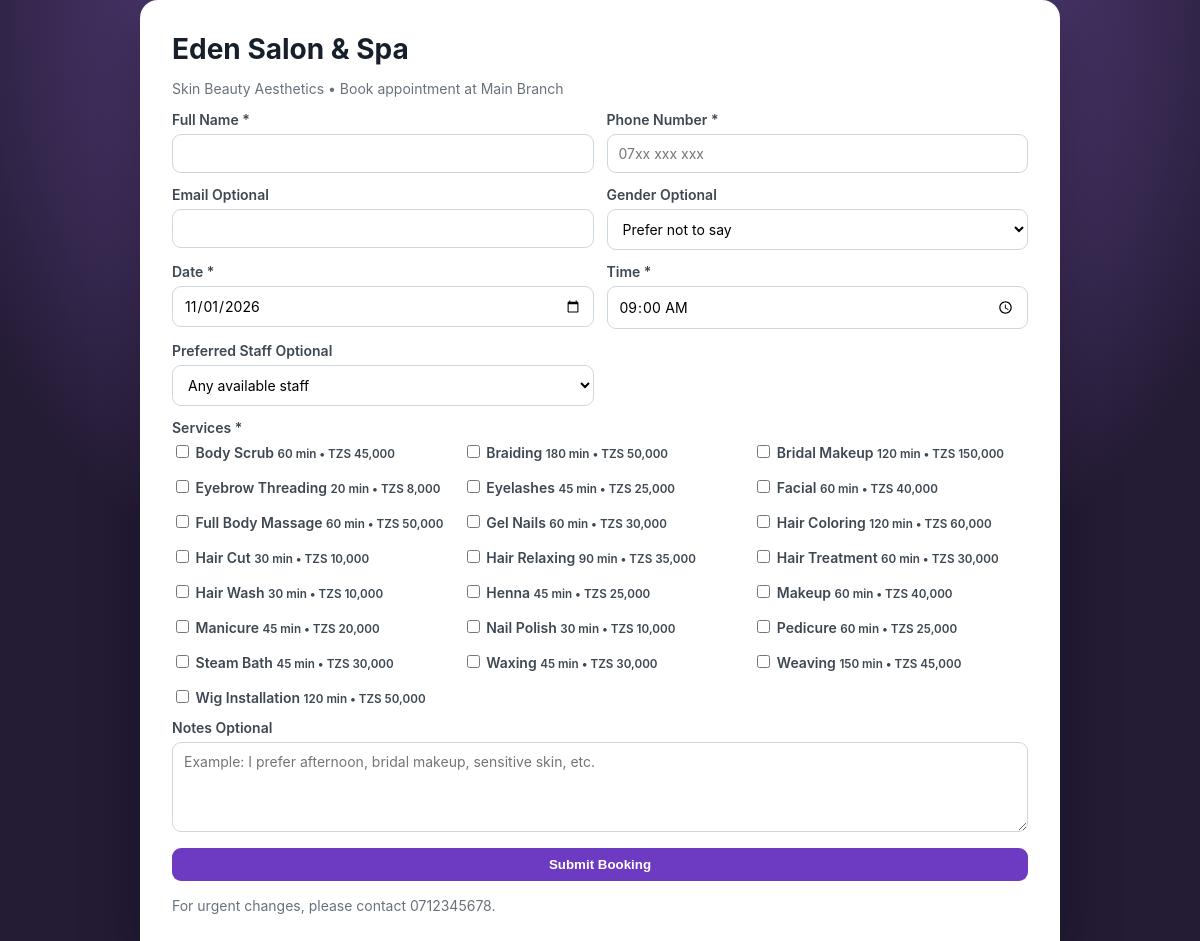
Page /public_booking.php on the committed database.
### tables this page shows
CREATE TABLE `branches` (
  `id` int(11) NOT NULL AUTO_INCREMENT,
  `business_id` int(11) NOT NULL,
  `name` varchar(120) NOT NULL,
  `code` varchar(20) NOT NULL,
  `phone` varchar(30) DEFAULT NULL,
  `email` varchar(120) DEFAULT NULL,
  `address` varchar(255) DEFAULT NULL,
  `opening_time` time DEFAULT '08:00:00',
  `closing_time` time DEFAULT '20:00:00',
  `status` enum('active','inactive') DEFAULT 'active',
  `created_at` datetime DEFAULT current_timestamp(),
  PRIMARY KEY (`id`),
  UNIQUE KEY `code` (`code`),
  KEY `business_id` (`business_id`),
  CONSTRAINT `branches_ibfk_1` FOREIGN KEY (`business_id`) REFERENCES `businesses` (`id`)
);

CREATE TABLE `businesses` (
  `id` int(11) NOT NULL AUTO_INCREMENT,
  `name` varchar(150) NOT NULL,
  `phone` varchar(30) DEFAULT NULL,
  `email` varchar(120) DEFAULT NULL,
  `address` varchar(255) DEFAULT NULL,
  `tin` varchar(50) DEFAULT NULL,
  `vrn` varchar(50) DEFAULT NULL,
  `logo` varchar(255) DEFAULT NULL,
  `currency` varchar(10) DEFAULT 'TZS',
  `timezone` varchar(60) DEFAULT 'Africa/Dar_es_Salaam',
  `created_at` datetime DEFAULT current_timestamp(),
  PRIMARY KEY (`id`)
);

CREATE TABLE `services` (
  `id` int(11) NOT NULL AUTO_INCREMENT,
  `branch_id` int(11) NOT NULL,
  `category_id` int(11) DEFAULT NULL,
  `name` varchar(150) NOT NULL,
  `description` text DEFAULT NULL,
  `duration_minutes` int(11) DEFAULT 30,
  `price` decimal(14,2) NOT NULL DEFAULT 0.00,
  `commission_type` enum('none','percentage','fixed') DEFAULT 'percentage',
  `commission_value` decimal(10,2) DEFAULT 0.00,
  `status` enum('active','inactive') DEFAULT 'active',
  `continuation_required` tinyint(1) NOT NULL DEFAULT 0,
  `continuation_after_days` int(11) NOT NULL DEFAULT 0,
  `continuation_service_id` int(11) DEFAULT NULL,
  `continuation_message` text DEFAULT NULL,
  `created_at` datetime DEFAULT current_timestamp(),
  `updated_at` datetime DEFAULT NULL,
  PRIMARY KEY (`id`),
  KEY `branch_id` (`branch_id`),
  KEY `category_id` (`category_id`),
  CONSTRAINT `services_ibfk_1` FOREIGN KEY (`branch_id`) REFERENCES `branches` (`id`),
  CONSTRAINT `services_ibfk_2` FOREIGN KEY (`category_id`) REFERENCES `service_categories` (`id`) ON DELETE SET NULL
);

### includes/db.php (called while the page is built, shortened)
<?php
function db(): PDO {
    static $pdo = null;
    if ($pdo instanceof PDO) return $pdo;
    $cfg = app_config()['db'];
    $dsn = sprintf('mysql:host=%s;port=%s;dbname=%s;charset=%s', $cfg['host'], $cfg['port'], $cfg['name'], $cfg['charset']);
    $pdo = new PDO($dsn, $cfg['user'], $cfg['pass'], [
        PDO::ATTR_ERRMODE => PDO::ERRMODE_EXCEPTION,
        PDO::ATTR_DEFAULT_FETCH_MODE => PDO::FETCH_ASSOC,
        PDO::ATTR_EMULATE_PREPARES => false,
    ]);
    return $pdo;
}
function q(string $sql, array $params=[]): PDOStatement { $s=db()->prepare($sql); $s->execute($params); return $s; }
function one(string $sql, array $params=[]): ?array { $r=q($sql,$params)->fetch(); return $r ?: null; }
function all(string $sql, array $params=[]): array { return q($sql,$params)->fetchAll(); }

### includes/functions.php (called while the page is built, shortened)
<?php
function e(mixed $v): string { return htmlspecialchars((string)$v, ENT_QUOTES, 'UTF-8'); }
function money(float|int|string|null $n): string { return 'TZS '.number_format((float)$n,0,'.',','); }
function today(): string { return date('Y-m-d'); }

### public_booking.php (the view, shortened to what this page needs)
<?php
$branchId=(int)($_GET['branch']??$_POST['branch_id']??1);
$branch=one('SELECT b.*,bs.name business_name FROM branches b JOIN businesses bs ON bs.id=b.business_id WHERE b.id=? AND b.status="active"',[$branchId]);
$services=all('SELECT id,name,duration_minutes,price FROM services WHERE branch_id=? AND status="active" ORDER BY name',[$branchId]);
?><!doctype html><html lang="en"><head><meta charset="utf-8"><meta name="viewport" content="width=device-width,initial-scale=1"><title>Book Appointment — <?=e($branch['business_name'])?></title><link rel="icon" type="image/png" href="assets/img/favicon.png"><link rel="shortcut icon" type="image/png" href="assets/img/favicon.png"><link rel="stylesheet" href="assets/css/app.css"></head><body class="login-page"><div class="login-card" style="width:min(920px,95vw)"><h1><?=e($branch['business_name'])?></h1><p class="muted">Skin Beauty Aesthetics • Book appointment at <?=e($branch['name'])?></p><?php if($error):?><div class="alert error"><?=e($error)?></div><?php endif;?><form method="post"><?=csrf_field()?><input type="hidden" name="branch_id" value="<?=e($branchId)?>"><input type="hidden" name="submission_token" value="<?=e($formToken)?>"><div class="form-grid"><div class="form-group"><label>Full Name *</label><input name="full_name" required value="<?=e($_POST['full_name']??'')?>"></div><div class="form-group"><label>Phone Number *</label><input name="phone" required placeholder="07xx xxx xxx" value="<?=e($_POST['phone']??'')?>"></div><div class="form-group"><label>Email Optional</label><input type="email" name="email" value="<?=e($_POST['email']??'')?>"></div><div class="form-group"><label>Gender Optional</label><select name="gender"><option value="">Prefer not to say</option><?php foreach(['Female','Male','Other'] as $g):?><option value="<?=e($g)?>"<?=selected($_POST['gender']??'',$g)?>><?=e($g)?></option><?php endforeach;?></select></div><div class="form-group"><label>Date *</label><input type="date" name="appointment_date" min="<?=e(today())?>" required value="<?=e($_POST['appointment_date']??today())?>"></div><div class="form-group"><label>Time *</label><input type="time" name="start_time" required value="<?=e($_POST['start_time']??'09:00')?>"></div><div class="form-group"><label>Preferred Staff Optional</label><select name="staff_id"><option value="">Any available staff</option><?php foreach($staff as $s):?><option value="<?=e($s['id'])?>"<?=selected($_POST['staff_id']??'',$s['id'])?>><?=e($s['full_name'])?><?= $s['role_title']?' — '.e($s['role_title']):'' ?></option><?php endforeach;?></select></div><div class="form-group full"><label>Services *</label><div class="grid cols-3"><?php foreach($services as $svc):?><label><input type="checkbox" name="service_id[]" value="<?=e($svc['id'])?>" <?=in_array((string)$svc['id'],array_map('strval',$_POST['service_id']??[]),true)?'checked':''?>> <?=e($svc['name'])?> <small><?=e($svc['duration_minutes'])?> min • <?=money($svc['price'])?></small></label><?php endforeach;?></div></div><div class="form-group full"><label>Notes Optional</label><textarea name="notes" placeholder="Example: I prefer afternoon, bridal makeup, sensitive skin, etc."><?=e($_POST['notes']??'')?></textarea></div></div><button class="btn" style="width:100%;margin-top:16px">Submit Booking</button></form><p class="muted" style="margin-top:16px">For urgent changes, please contact <?=e($branch['phone']??'the salon')?>.</p></div></body></html>

### assets/css/app.css (style rules this page uses)
:root { --bg:#f4f6f8;--panel:#fff;--ink:#17202a;--muted:#68727d;--line:#dfe5ea;--brand:#6d3bc1;--brand2:#9a67ea;--danger:#be2d3a;--success:#18794e;--warning:#a05a00;--radius:14px;--shadow:0 8px 25px rgba(34,30,50,.08) }
* { box-sizing:border-box }
body { margin:0;font-family:Inter,Segoe UI,Arial,sans-serif;background:var(--bg);color:var(--ink);font-size:14px }
.grid { display:grid;gap:16px }
.grid.cols-3 { grid-template-columns:repeat(3,minmax(0,1fr)) }
.btn { display:inline-flex;align-items:center;justify-content:center;gap:6px;border:0;border-radius:9px;padding:9px 13px;background:var(--brand);color:#fff;cursor:pointer;font-weight:600 }
.form-grid { display:grid;grid-template-columns:repeat(2,minmax(0,1fr));gap:13px }
.form-group { display:flex;flex-direction:column;gap:6px }
.form-group.full { grid-column:1/-1 }
label { font-weight:600;color:#3e4852 }
input,select,textarea { font:inherit;border:1px solid #cfd7de;border-radius:9px;padding:10px 11px;background:#fff }
textarea { min-height:90px;resize:vertical }
.login-page { min-height:100vh;display:grid;place-items:center;background:radial-gradient(circle at top,#845fc0,#241b35 62%) }
.login-card { background:#fff;border-radius:18px;padding:32px;width:min(430px,92vw);box-shadow:0 20px 60px rgba(0,0,0,.3) }
.login-card h1 { margin:0 0 5px }
.muted { color:var(--muted) }

### rows in the picture
branches: business.name "Eden Salon & Spa", name "Main Branch", phone "0712345678"
services: name "Body Scrub", duration_minutes "60", price "TZS 45,000"
services: name "Braiding", duration_minutes "180", price "TZS 50,000"
services: name "Bridal Makeup", duration_minutes "120", price "TZS 150,000"
services: name "Eyebrow Threading", duration_minutes "20", price "TZS 8,000"
services: name "Eyelashes", duration_minutes "45", price "TZS 25,000"
services: name "Facial", duration_minutes "60", price "TZS 40,000"
services: name "Full Body Massage", duration_minutes "60", price "TZS 50,000"
services: name "Gel Nails", duration_minutes "60", price "TZS 30,000"
services: name "Hair Coloring", duration_minutes "120", price "TZS 60,000"
services: name "Hair Cut", duration_minutes "30", price "TZS 10,000"
services: name "Hair Relaxing", duration_minutes "90", price "TZS 35,000"
services: name "Hair Treatment", duration_minutes "60", price "TZS 30,000"
services: name "Hair Wash", duration_minutes "30", price "TZS 10,000"
services: name "Henna", duration_minutes "45", price "TZS 25,000"
services: name "Makeup", duration_minutes "60", price "TZS 40,000"
services: name "Manicure", duration_minutes "45", price "TZS 20,000"
services: name "Nail Polish", duration_minutes "30", price "TZS 10,000"
services: name "Pedicure", duration_minutes "60", price "TZS 25,000"
services: name "Steam Bath", duration_minutes "45", price "TZS 30,000"
services: name "Waxing", duration_minutes "45", price "TZS 30,000"
services: name "Weaving", duration_minutes "150", price "TZS 45,000"
services: name "Wig Installation", duration_minutes "120", price "TZS 50,000"
